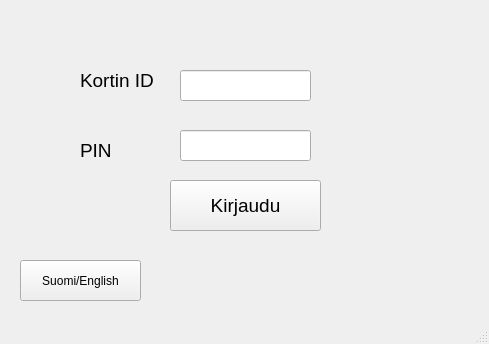
<?xml version="1.0" encoding="UTF-8"?>
<ui version="4.0">
 <class>MainWindow</class>
 <widget class="QMainWindow" name="MainWindow">
  <property name="geometry">
   <rect>
    <x>0</x>
    <y>0</y>
    <width>489</width>
    <height>344</height>
   </rect>
  </property>
  <property name="windowTitle">
   <string>MainWindow</string>
  </property>
  <widget class="QWidget" name="centralwidget">
   <widget class="QLabel" name="label">
    <property name="geometry">
     <rect>
      <x>80</x>
      <y>50</y>
      <width>101</width>
      <height>61</height>
     </rect>
    </property>
    <property name="font">
     <font>
      <pointsize>14</pointsize>
     </font>
    </property>
    <property name="text">
     <string>Kortin ID</string>
    </property>
   </widget>
   <widget class="QLabel" name="label_2">
    <property name="geometry">
     <rect>
      <x>80</x>
      <y>120</y>
      <width>101</width>
      <height>61</height>
     </rect>
    </property>
    <property name="font">
     <font>
      <pointsize>14</pointsize>
     </font>
    </property>
    <property name="text">
     <string>PIN</string>
    </property>
   </widget>
   <widget class="QPushButton" name="btnLogin">
    <property name="geometry">
     <rect>
      <x>170</x>
      <y>180</y>
      <width>151</width>
      <height>51</height>
     </rect>
    </property>
    <property name="font">
     <font>
      <pointsize>14</pointsize>
     </font>
    </property>
    <property name="text">
     <string>Kirjaudu</string>
    </property>
   </widget>
   <widget class="QLineEdit" name="TextCardID">
    <property name="geometry">
     <rect>
      <x>180</x>
      <y>70</y>
      <width>131</width>
      <height>31</height>
     </rect>
    </property>
    <property name="font">
     <font>
      <pointsize>14</pointsize>
     </font>
    </property>
   </widget>
   <widget class="QLineEdit" name="TextPin">
    <property name="geometry">
     <rect>
      <x>180</x>
      <y>130</y>
      <width>131</width>
      <height>31</height>
     </rect>
    </property>
    <property name="font">
     <font>
      <pointsize>14</pointsize>
     </font>
    </property>
   </widget>
   <widget class="QPushButton" name="btnLanguage">
    <property name="geometry">
     <rect>
      <x>20</x>
      <y>260</y>
      <width>121</width>
      <height>41</height>
     </rect>
    </property>
    <property name="text">
     <string>Suomi/English</string>
    </property>
   </widget>
   <widget class="QLabel" name="labelInfo">
    <property name="geometry">
     <rect>
      <x>170</x>
      <y>260</y>
      <width>231</width>
      <height>41</height>
     </rect>
    </property>
    <property name="text">
     <string/>
    </property>
   </widget>
  </widget>
  <widget class="QStatusBar" name="statusbar"/>
 </widget>
 <resources/>
 <connections/>
</ui>
